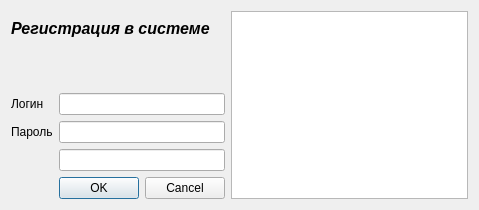
<?xml version="1.0" encoding="UTF-8"?>
<ui version="4.0">
 <class>Dialog</class>
 <widget class="QDialog" name="Dialog">
  <property name="windowModality">
   <enum>Qt::NonModal</enum>
  </property>
  <property name="enabled">
   <bool>true</bool>
  </property>
  <property name="geometry">
   <rect>
    <x>0</x>
    <y>0</y>
    <width>479</width>
    <height>210</height>
   </rect>
  </property>
  <property name="sizePolicy">
   <sizepolicy hsizetype="Fixed" vsizetype="Fixed">
    <horstretch>0</horstretch>
    <verstretch>0</verstretch>
   </sizepolicy>
  </property>
  <property name="windowTitle">
   <string>IT-куб.Журналы</string>
  </property>
  <property name="modal">
   <bool>false</bool>
  </property>
  <layout class="QGridLayout" name="gridLayout">
   <item row="5" column="1">
    <widget class="QDialogButtonBox" name="buttonBox">
     <property name="focusPolicy">
      <enum>Qt::TabFocus</enum>
     </property>
     <property name="orientation">
      <enum>Qt::Horizontal</enum>
     </property>
     <property name="standardButtons">
      <set>QDialogButtonBox::Cancel|QDialogButtonBox::Ok</set>
     </property>
    </widget>
   </item>
   <item row="2" column="0">
    <widget class="QLabel" name="label_3">
     <property name="text">
      <string>Логин</string>
     </property>
    </widget>
   </item>
   <item row="3" column="0">
    <widget class="QLabel" name="label_2">
     <property name="text">
      <string>Пароль</string>
     </property>
    </widget>
   </item>
   <item row="2" column="1">
    <widget class="QLineEdit" name="login">
     <property name="focusPolicy">
      <enum>Qt::StrongFocus</enum>
     </property>
    </widget>
   </item>
   <item row="0" column="0" colspan="2">
    <widget class="QLabel" name="label">
     <property name="font">
      <font>
       <family>Segoe UI</family>
       <pointsize>12</pointsize>
       <weight>75</weight>
       <italic>true</italic>
       <bold>true</bold>
      </font>
     </property>
     <property name="text">
      <string>Регистрация в системе</string>
     </property>
     <property name="wordWrap">
      <bool>true</bool>
     </property>
    </widget>
   </item>
   <item row="3" column="1">
    <widget class="QLineEdit" name="passwd">
     <property name="focusPolicy">
      <enum>Qt::StrongFocus</enum>
     </property>
    </widget>
   </item>
   <item row="0" column="2" rowspan="6">
    <widget class="QGraphicsView" name="graphicsView">
     <property name="focusPolicy">
      <enum>Qt::NoFocus</enum>
     </property>
    </widget>
   </item>
   <item row="1" column="1">
    <widget class="QLabel" name="label_err">
     <property name="text">
      <string/>
     </property>
    </widget>
   </item>
   <item row="4" column="1">
    <widget class="QLineEdit" name="passwd2"/>
   </item>
  </layout>
 </widget>
 <tabstops>
  <tabstop>login</tabstop>
  <tabstop>passwd</tabstop>
  <tabstop>buttonBox</tabstop>
 </tabstops>
 <resources/>
 <connections>
  <connection>
   <sender>buttonBox</sender>
   <signal>accepted()</signal>
   <receiver>Dialog</receiver>
   <slot>accept()</slot>
   <hints>
    <hint type="sourcelabel">
     <x>248</x>
     <y>254</y>
    </hint>
    <hint type="destinationlabel">
     <x>157</x>
     <y>274</y>
    </hint>
   </hints>
  </connection>
  <connection>
   <sender>buttonBox</sender>
   <signal>rejected()</signal>
   <receiver>Dialog</receiver>
   <slot>reject()</slot>
   <hints>
    <hint type="sourcelabel">
     <x>316</x>
     <y>260</y>
    </hint>
    <hint type="destinationlabel">
     <x>286</x>
     <y>274</y>
    </hint>
   </hints>
  </connection>
 </connections>
</ui>
